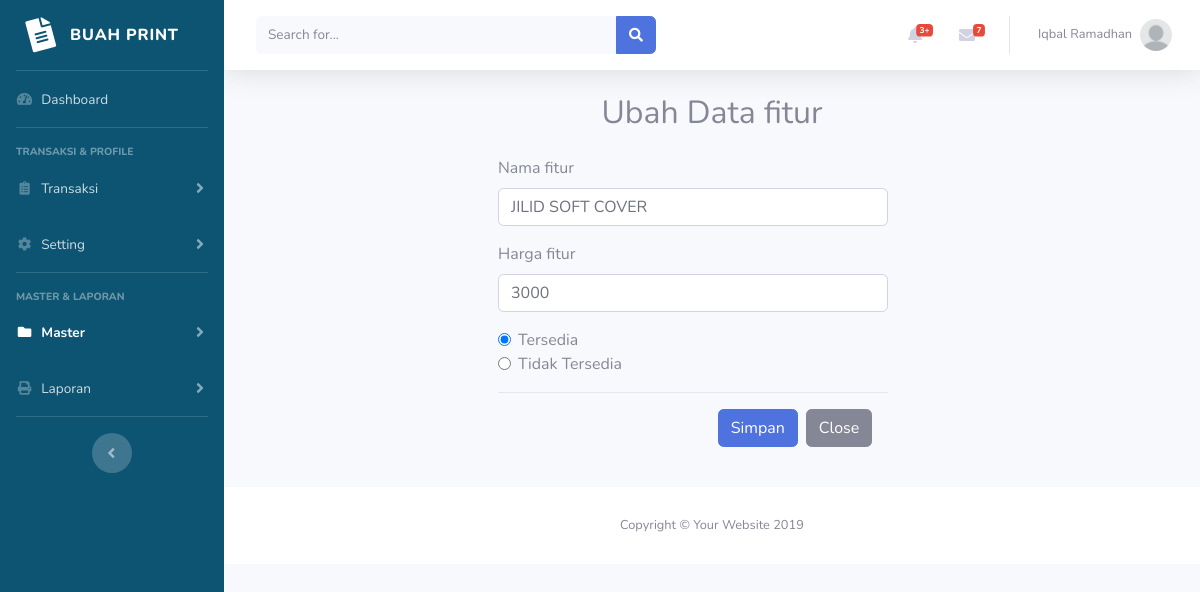
Screenshot of /admin/master_fitur_ubah.php?id_fitur=FTR0000001 (signed in) with the database file from the repository.
### tables this page shows
CREATE TABLE `mitra` (
  `ID_MITRA` char(10) NOT NULL,
  `NAMA_MITRA` varchar(40) NOT NULL,
  `EMAIL_MITRA` varchar(100) NOT NULL,
  `NO_HP_MITRA` varchar(13) NOT NULL,
  `TELEPHONE_MITRA` varchar(13) NOT NULL,
  `ALAMAT_MITRA` text NOT NULL,
  `FOTO_PROFILE` varchar(200) NOT NULL,
  `COVER` varchar(200) NOT NULL,
  `STATUS_MITRA` int(11) NOT NULL,
  `SALDO_MITRA` int(11) NOT NULL,
  `LOCATION_MITRA` text,
  `USERNAME_MITRA` varchar(50) NOT NULL,
  `PASSWORD_MITRA` varchar(32) NOT NULL
);

CREATE TABLE `fitur` (
  `ID_FITUR` varchar(10) NOT NULL,
  `NAMA_FITUR` varchar(40) NOT NULL,
  `HARGA_FITUR` int(11) NOT NULL,
  `STATUS_FITUR` int(11) NOT NULL
);

### admin/master_fitur_ubah.php (the view, shortened to what this page needs)
<?php
include 'includes/config.php';
include 'includes/header.php';
if (isset($_GET['id_fitur'])) {
    $id_fitur = $_GET['id_fitur'];
    $data = mysqli_query($con, "SELECT * FROM fitur WHERE ID_FITUR = '$id_fitur'");
    $data_fitur = mysqli_fetch_assoc($data);
    $nama_fitur = $data_fitur['NAMA_FITUR'];
    $harga_fitur = $data_fitur['HARGA_FITUR'];
    $status_fitur = $data_fitur['STATUS_FITUR'];
}
?>
<div class="container my-4">
    <div class="title text-center">
        <h2>Ubah Data fitur</h2>
    </div>
    <div class="row justify-content-center">
        <div class="col-6">
            <form class="font-m-light col-11 mt-3" action="query/master_fitur_query.php" method="post">
                <div class="form-group">
                    <label for="nama_fitur" class="font-m-med">Nama fitur</label>
                    <input type="text" class="form-control" id="nama_fitur" name="nama_fitur" value="<?= $nama_fitur ?>" placeholder="Masukkan Nama fitur" required>
                </div>
                <div class="form-group">
                    <label for="harga_fitur" class="font-m-med">Harga fitur</label>
                    <input type="number" name="harga_fitur" id="harga_fitur" class="form-control" placeholder="Masukkan Harga fitur . ." value="<?= $harga_fitur ?>" required>
                </div>
                <div class="form-group">
                    <div class="form-check">
                        <input class="form-check-input" type="radio" id="status_radio1" name="status_fitur" value="1" <?php if ($status_fitur == 1) {
                                                                                                                            echo "checked";
                                                                                                                        } ?>>
                        <label class="form-check-label" for="status_radio1">
                            Tersedia
                        </label>
                    </div>
                    <div class="form-check">
                        <input class="form-check-input" type="radio" id="status_radio2" name="status_fitur" value="0" <?php if ($status_fitur == 0) {
                                                                                                                            echo "checked";
                                                                                                                        } ?>>
                        <label class="form-check-label" for="status_radio2">
                            Tidak Tersedia
                        </label>
                    </div>
                </div>
                <div class="modal-footer text-center">
                    <input type="submit" class="btn btn-primary" name="edit_fitur" value="Simpan">
                    <a href="master_fitur.php" class="btn btn-secondary" data-dismiss="modal">Close</a>
                </div>
            </form>
        </div>
    </div>
</div>
<?php
require 'includes/footer.php';
?>

### admin/includes/header.php (shortened to what this page needs)
<?php
  if(isset($_SESSION['admin_login'])){
  $username = $_SESSION['username'];
  $data = mysqli_query($con, "SELECT * FROM mitra WHERE USERNAME_MITRA = '$username'");
  $data_admin = mysqli_fetch_assoc($data);
  $nama_admin = $data_admin['NAMA_MITRA'];
  $profil_admin = $data_admin['FOTO_PROFILE'];
  }
?>
<!DOCTYPE html>
<html lang="en">
<head>
  <link href="vendor/fontawesome-free/css/all.min.css" rel="stylesheet" type="text/css">
  <link href="css/sb-admin-2.min.css" rel="stylesheet">
  <link rel="stylesheet" href="css/sb-admin-2.css">
  <link href="vendor/datatables/dataTables.bootstrap4.min.css" rel="stylesheet">
</head>
<body id="page-top">
  <div id="wrapper">
  <?php
    require 'sidebar.php';
  ?>
    <div id="content-wrapper" class="d-flex flex-column">
      <div id="content">
        <nav class="navbar navbar-expand navbar-light bg-white topbar mb-4 static-top shadow">
          <?php
            if(isset($_SESSION['admin_login'])){
          ?>
          <form class="d-none d-sm-inline-block form-inline mr-auto ml-md-3 my-2 my-md-0 mw-100 navbar-search">
            <div class="input-group">
              <input type="text" class="form-control bg-light border-0 small" placeholder="Search for..." aria-label="Search" aria-describedby="basic-addon2">
              <div class="input-group-append">
                <button class="btn btn-primary" type="button">
                  <i class="fas fa-search fa-sm"></i>
                </button>
              </div>
            </div>
          </form>
          <ul class="navbar-nav ml-auto">
            <li class="nav-item dropdown no-arrow mx-1">
              <a class="nav-link dropdown-toggle" href="#" id="alertsDropdown" role="button" data-toggle="dropdown" aria-haspopup="true" aria-expanded="false">
                <i class="fas fa-bell fa-fw"></i>
                <span class="badge badge-danger badge-counter">3+</span>
              </a>
            </li>
            <li class="nav-item dropdown no-arrow mx-1">
              <a class="nav-link dropdown-toggle" href="#" id="messagesDropdown" role="button" data-toggle="dropdown" aria-haspopup="true" aria-expanded="false">
                <i class="fas fa-envelope fa-fw"></i>
                <span class="badge badge-danger badge-counter">7</span>
              </a>
            </li>
            <li class="nav-item dropdown no-arrow">
              <a class="nav-link dropdown-toggle" href="#" id="userDropdown" role="button" data-toggle="dropdown" aria-haspopup="true" aria-expanded="false">
                <span class="mr-2 d-none d-lg-inline text-gray-600 small"><?=$nama_admin?></span>
                <img class="img-profile rounded-circle" src="img/profil/<?=$profil_admin?>">
              </a>
            </li>
            <?php }?>
          </ul>
        </nav>

### rows the page displays
mitra: NAMA_MITRA "Iqbal Ramadhan", FOTO_PROFILE (picture)
fitur: nama_fitur "JILID SOFT COVER", harga_fitur "3000", STATUS_FITUR "☑ Tersedia", STATUS_FITUR "☐ Tidak Tersedia"
